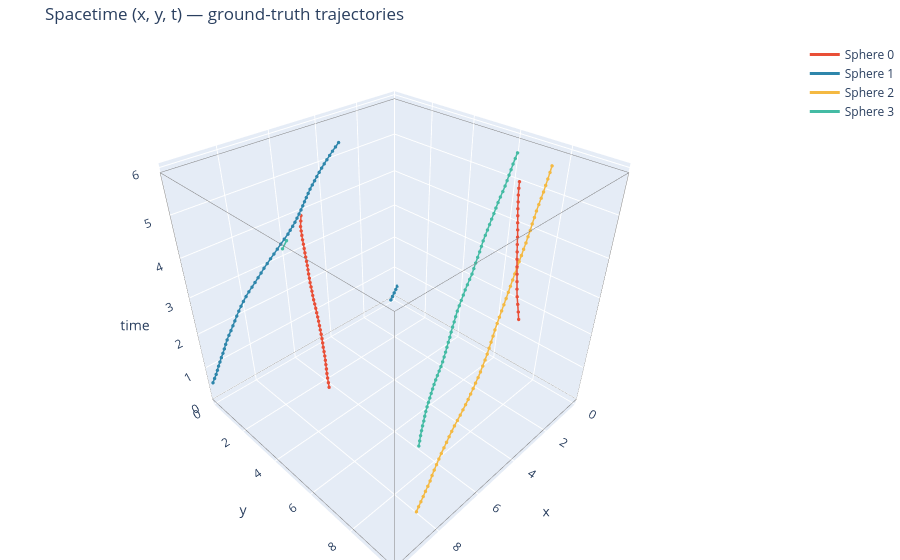
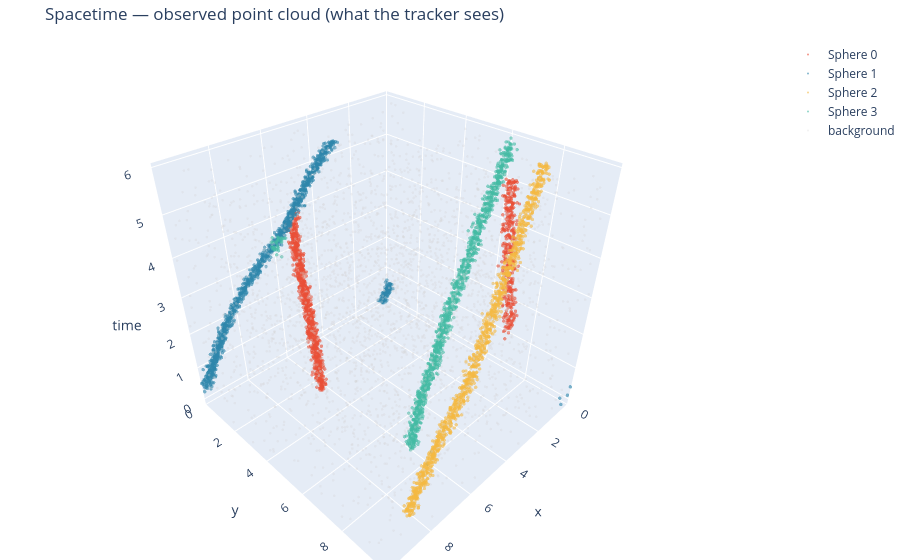
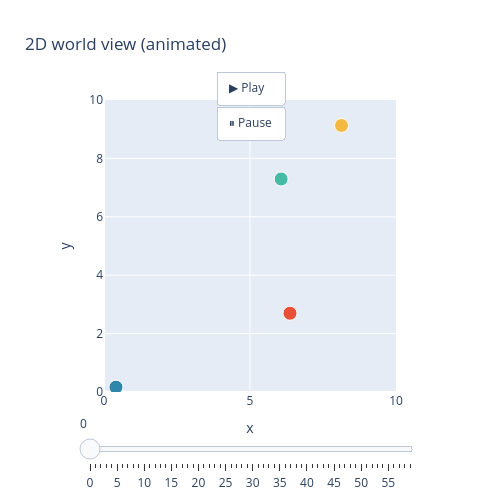

Source (notebook cell) for these figures, in order:
### Code cell
from tbc.synthesis import generate_dataset
from tbc.viz import plot_spacetime, plot_spacetime_dataset, animate_world

cfg_viz = SimConfig(
    cube_size=10.0, n_spheres=4, radius=0.5, elasticity=1.0,
    speed=1.0, motion_noise_std=0.05, n_timesteps=60,
    dt=0.1, n_inliers_per_sphere=20, n_background=50,
    obs_noise_std=0.1, seed=0,
)

ds = generate_dataset(cfg_viz)

plot_spacetime(ds.trajectory, cfg_viz).show()
plot_spacetime_dataset(ds).show()
animate_world(ds.trajectory, cfg_viz).show()

### Figure 1 — Plotly figure (JSON) as saved in the notebook; plotly's stock layout.template omitted (floating-point values rounded to 4 significant figures)
{"data": [{"line": {"color": "#E94F37", "width": 3}, "marker": {"color": "#E94F37", "size": 2}, "mode": "lines+markers", "name": "Sphere 0", "type": "scatter3d", "x": [6.37, 6.318, 6.271, 6.224, 6.17, 6.125, 6.082, 6.041, 6.005, 5.97, 5.931, 5.893, 5.859, 5.825, 5.795, 5.762, 5.736, 5.712, 5.683, 5.657, 5.639, 5.614, 5.586, 5.564, 5.539, 5.511, 5.484, 5.454, 5.429, 5.412, 5.392, 5.37, 5.347, 5.32, 5.296, 5.269, 5.24, 5.212, 5.108, 5.005, NaN, 4.903, 4.802, 4.7, 4.596, 4.485, 4.371, 4.261, 4.147, 4.032, 3.916, 3.797, 3.676, 3.566, 3.46, 3.359, 3.26, 3.156, 3.058, 2.959, 2.863], "y": [2.698, 2.609, 2.52, 2.435, 2.356, 2.285, 2.217, 2.147, 2.074, 1.999, 1.931, 1.861, 1.785, 1.709, 1.638, 1.561, 1.49, 1.418, 1.343, 1.266, 1.194, 1.127, 1.063, 0.9984, 0.9308, 0.8701, 0.8065, 0.7498, 0.7011, 0.6506, 0.594, 0.5382, 0.4863, 0.4276, 0.3671, 0.3103, 0.255, 0.1995, 0.1026, 0.003016, NaN, 9.902, 9.795, 9.682, 9.564, 9.456, 9.352, 9.252, 9.149, 9.043, 8.94, 8.839, 8.74, 8.641, 8.543, 8.452, 8.36, 8.274, 8.189, 8.112, 8.044], "z": [0.0, 0.09833, 0.1967, 0.295, 0.3933, 0.4917, 0.59, 0.6883, 0.7867, 0.885, 0.9833, 1.082, 1.18, 1.278, 1.377, 1.475, 1.573, 1.672, 1.77, 1.868, 1.967, 2.065, 2.163, 2.262, 2.36, 2.458, 2.557, 2.655, 2.753, 2.852, 2.95, 3.048, 3.147, 3.245, 3.343, 3.442, 3.54, 3.638, 3.737, 3.835, 3.933, 4.032, 4.13, 4.228, 4.327, 4.425, 4.523, 4.622, 4.72, 4.818, 4.917, 5.015, 5.113, 5.212, 5.31, 5.408, 5.507, 5.605, 5.703, 5.802, 5.9]}, {"line": {"color": "#2E86AB", "width": 3}, "marker": {"color": "#2E86AB", "size": 2}, "mode": "lines+markers", "name": "Sphere 1", "type": "scatter3d", "x": [0.4097, 0.312, 0.2106, 0.1102, 0.01657, NaN, 9.925, 9.827, 9.737, 9.656, 9.574, 9.49, 9.399, 9.305, 9.214, 9.123, 9.027, 8.92, 8.803, 8.686, 8.566, 8.452, 8.328, 8.201, 8.073, 7.937, 7.802, 7.662, 7.528, 7.387, 7.25, 7.115, 6.975, 6.832, 6.685, 6.536, 6.381, 6.221, 6.059, 5.985, 5.906, 5.828, 5.757, 5.684, 5.619, 5.558, 5.499, 5.442, 5.379, 5.319, 5.252, 5.185, 5.124, 5.056, 4.988, 4.924, 4.861, 4.798, 4.73, 4.664, 4.595], "y": [0.1653, 0.1771, 0.1843, 0.1933, 0.2062, NaN, 0.2131, 0.2166, 0.2268, 0.2303, 0.2284, 0.2344, 0.2334, 0.2354, 0.2337, 0.2249, 0.2173, 0.216, 0.214, 0.2047, 0.1942, 0.1839, 0.1724, 0.1679, 0.1715, 0.1789, 0.1977, 0.2319, 0.2654, 0.2929, 0.318, 0.3429, 0.3795, 0.4152, 0.4508, 0.4837, 0.5095, 0.5394, 0.5662, 0.6297, 0.6948, 0.7522, 0.8012, 0.8501, 0.8987, 0.9454, 0.9902, 1.041, 1.088, 1.136, 1.195, 1.259, 1.322, 1.384, 1.452, 1.53, 1.61, 1.694, 1.777, 1.868, 1.958], "z": [0.0, 0.09833, 0.1967, 0.295, 0.3933, 0.4917, 0.59, 0.6883, 0.7867, 0.885, 0.9833, 1.082, 1.18, 1.278, 1.377, 1.475, 1.573, 1.672, 1.77, 1.868, 1.967, 2.065, 2.163, 2.262, 2.36, 2.458, 2.557, 2.655, 2.753, 2.852, 2.95, 3.048, 3.147, 3.245, 3.343, 3.442, 3.54, 3.638, 3.737, 3.835, 3.933, 4.032, 4.13, 4.228, 4.327, 4.425, 4.523, 4.622, 4.72, 4.818, 4.917, 5.015, 5.113, 5.212, 5.31, 5.408, 5.507, 5.605, 5.703, 5.802, 5.9]}, {"line": {"color": "#F4B942", "width": 3}, "marker": {"color": "#F4B942", "size": 2}, "mode": "lines+markers", "name": "Sphere 2", "type": "scatter3d", "x": [8.133, 8.032, 7.93, 7.824, 7.72, 7.615, 7.509, 7.405, 7.298, 7.185, 7.07, 6.957, 6.833, 6.716, 6.598, 6.483, 6.368, 6.25, 6.134, 6.026, 5.923, 5.819, 5.717, 5.608, 5.503, 5.395, 5.286, 5.174, 5.054, 4.943, 4.837, 4.727, 4.611, 4.494, 4.363, 4.235, 4.113, 3.992, 3.866, 3.745, 3.627, 3.504, 3.39, 3.274, 3.153, 3.037, 2.915, 2.787, 2.668, 2.542, 2.415, 2.28, 2.15, 2.013, 1.882, 1.754, 1.62, 1.485, 1.348, 1.207], "y": [9.128, 9.125, 9.124, 9.121, 9.118, 9.117, 9.111, 9.094, 9.081, 9.072, 9.059, 9.051, 9.045, 9.042, 9.036, 9.036, 9.038, 9.046, 9.053, 9.06, 9.069, 9.072, 9.073, 9.072, 9.068, 9.066, 9.055, 9.039, 9.018, 8.998, 8.973, 8.946, 8.915, 8.88, 8.845, 8.815, 8.788, 8.762, 8.736, 8.708, 8.68, 8.653, 8.628, 8.605, 8.577, 8.556, 8.528, 8.501, 8.469, 8.442, 8.399, 8.364, 8.324, 8.29, 8.264, 8.236, 8.199, 8.16, 8.12, 8.074], "z": [0.0, 0.1, 0.2, 0.3, 0.4, 0.5, 0.6, 0.7, 0.8, 0.9, 1.0, 1.1, 1.2, 1.3, 1.4, 1.5, 1.6, 1.7, 1.8, 1.9, 2.0, 2.1, 2.2, 2.3, 2.4, 2.5, 2.6, 2.7, 2.8, 2.9, 3.0, 3.1, 3.2, 3.3, 3.4, 3.5, 3.6, 3.7, 3.8, 3.9, 4.0, 4.1, 4.2, 4.3, 4.4, 4.5, 4.6, 4.7, 4.8, 4.9, 5.0, 5.1, 5.2, 5.3, 5.4, 5.5, 5.6, 5.7, 5.8, 5.9]}, {"line": {"color": "#44BBA4", "width": 3}, "marker": {"color": "#44BBA4", "size": 2}, "mode": "lines+markers", "name": "Sphere 3", "type": "scatter3d", "x": [6.066, 5.977, 5.882, 5.792, 5.708, 5.618, 5.537, 5.456, 5.376, 5.298, 5.222, 5.144, 5.064, 4.988, 4.905, 4.822, 4.741, 4.658, 4.569, 4.481, 4.396, 4.314, 4.222, 4.128, 4.034, 3.94, 3.842, 3.741, 3.625, 3.506, 3.392, 3.272, 3.166, 3.053, 2.935, 2.813, 2.693, 2.572, 2.446, 2.322, 2.2, 2.086, 1.964, 1.846, 1.728, 1.605, 1.478, 1.355, 1.234, 1.107, 0.9757, 0.8503, 0.7347, 0.6188, 0.5001, 0.3797, 0.2541, 0.1159, NaN, 9.958, 9.797], "y": [7.295, 7.246, 7.196, 7.154, 7.121, 7.09, 7.057, 7.027, 7.007, 6.994, 6.986, 6.973, 6.96, 6.952, 6.947, 6.946, 6.947, 6.949, 6.939, 6.921, 6.902, 6.883, 6.857, 6.834, 6.804, 6.778, 6.754, 6.723, 6.687, 6.663, 6.644, 6.623, 6.607, 6.598, 6.584, 6.573, 6.543, 6.511, 6.482, 6.452, 6.419, 6.388, 6.368, 6.352, 6.332, 6.31, 6.289, 6.265, 6.243, 6.227, 6.212, 6.196, 6.174, 6.151, 6.128, 6.1, 6.079, 6.053, NaN, 6.029, 6.004], "z": [0.0, 0.09833, 0.1967, 0.295, 0.3933, 0.4917, 0.59, 0.6883, 0.7867, 0.885, 0.9833, 1.082, 1.18, 1.278, 1.377, 1.475, 1.573, 1.672, 1.77, 1.868, 1.967, 2.065, 2.163, 2.262, 2.36, 2.458, 2.557, 2.655, 2.753, 2.852, 2.95, 3.048, 3.147, 3.245, 3.343, 3.442, 3.54, 3.638, 3.737, 3.835, 3.933, 4.032, 4.13, 4.228, 4.327, 4.425, 4.523, 4.622, 4.72, 4.818, 4.917, 5.015, 5.113, 5.212, 5.31, 5.408, 5.507, 5.605, 5.703, 5.802, 5.9]}, {"line": {"color": "gray", "width": 1}, "mode": "lines", "name": "boundary", "showlegend": false, "type": "scatter3d", "x": [0, 10, null, 10, 10, null, 10, 0, null, 0, 0, null, 0, 10, null, 10, 10, null, 10, 0, null, 0, 0, null, 0, 0, null, 10, 10, null, 10, 10, null, 0, 0, null], "y": [0, 0, null, 0, 10, null, 10, 10, null, 10, 0, null, 0, 0, null, 0, 10, null, 10, 10, null, 10, 0, null, 0, 0, null, 0, 0, null, 10, 10, null, 10, 10, null], "z": [0, 0, null, 0, 0, null, 0, 0, null, 0, 0, null, 5.9, 5.9, null, 5.9, 5.9, null, 5.9, 5.9, null, 5.9, 5.9, null, 0, 5.9, null, 0, 5.9, null, 0, 5.9, null, 0, 5.9, null]}], "layout": {"margin": {"b": 0, "l": 0, "r": 0, "t": 40}, "scene": {"aspectmode": "cube", "xaxis": {"range": [0, 10], "title": {"text": "x"}}, "yaxis": {"range": [0, 10], "title": {"text": "y"}}, "zaxis": {"title": {"text": "time"}}}, "title": {"text": "Spacetime (x, y, t) — ground-truth trajectories"}}}

### Figure 2 — Plotly figure (JSON) as saved in the notebook; plotly's stock layout.template omitted (floating-point values rounded to 4 significant figures; data arrays with more than 128 entries replaced by an {"elided": "..."} marker saying what was removed)
{"data": [{"marker": {"color": "#E94F37", "opacity": 0.6, "size": 2}, "mode": "markers", "name": "Sphere 0", "type": "scatter3d", "x": {"elided": "1200 float values"}, "y": {"elided": "1200 float values"}, "z": {"elided": "1200 float values"}}, {"marker": {"color": "#2E86AB", "opacity": 0.6, "size": 2}, "mode": "markers", "name": "Sphere 1", "type": "scatter3d", "x": {"elided": "1200 float values"}, "y": {"elided": "1200 float values"}, "z": {"elided": "1200 float values"}}, {"marker": {"color": "#F4B942", "opacity": 0.6, "size": 2}, "mode": "markers", "name": "Sphere 2", "type": "scatter3d", "x": {"elided": "1200 float values"}, "y": {"elided": "1200 float values"}, "z": {"elided": "1200 float values"}}, {"marker": {"color": "#44BBA4", "opacity": 0.6, "size": 2}, "mode": "markers", "name": "Sphere 3", "type": "scatter3d", "x": {"elided": "1200 float values"}, "y": {"elided": "1200 float values"}, "z": {"elided": "1200 float values"}}, {"marker": {"color": "lightgray", "opacity": 0.3, "size": 1.5}, "mode": "markers", "name": "background", "type": "scatter3d", "x": {"elided": "3000 float values"}, "y": {"elided": "3000 float values"}, "z": {"elided": "3000 float values"}}], "layout": {"margin": {"b": 0, "l": 0, "r": 0, "t": 40}, "scene": {"aspectmode": "cube", "xaxis": {"range": [0, 10], "title": {"text": "x"}}, "yaxis": {"range": [0, 10], "title": {"text": "y"}}, "zaxis": {"title": {"text": "time"}}}, "title": {"text": "Spacetime — observed point cloud (what the tracker sees)"}}}

### Figure 3 — Plotly figure (JSON) as saved in the notebook; plotly's stock layout.template omitted (floating-point values rounded to 4 significant figures)
{"data": [{"marker": {"color": ["#E94F37", "#2E86AB", "#F4B942", "#44BBA4"], "line": {"color": "white", "width": 1}, "size": 14}, "mode": "markers", "type": "scatter", "x": [6.37, 0.4097, 8.133, 6.066], "y": [2.698, 0.1653, 9.128, 7.295]}], "layout": {"height": 500, "sliders": [{"len": 1, "steps": [{"args": [["0"], {"frame": {"duration": 0, "redraw": true}, "mode": "immediate"}], "label": "0", "method": "animate"}, {"args": [["1"], {"frame": {"duration": 0, "redraw": true}, "mode": "immediate"}], "label": "1", "method": "animate"}, {"args": [["2"], {"frame": {"duration": 0, "redraw": true}, "mode": "immediate"}], "label": "2", "method": "animate"}, {"args": [["3"], {"frame": {"duration": 0, "redraw": true}, "mode": "immediate"}], "label": "3", "method": "animate"}, {"args": [["4"], {"frame": {"duration": 0, "redraw": true}, "mode": "immediate"}], "label": "4", "method": "animate"}, {"args": [["5"], {"frame": {"duration": 0, "redraw": true}, "mode": "immediate"}], "label": "5", "method": "animate"}, {"args": [["6"], {"frame": {"duration": 0, "redraw": true}, "mode": "immediate"}], "label": "6", "method": "animate"}, {"args": [["7"], {"frame": {"duration": 0, "redraw": true}, "mode": "immediate"}], "label": "7", "method": "animate"}, {"args": [["8"], {"frame": {"duration": 0, "redraw": true}, "mode": "immediate"}], "label": "8", "method": "animate"}, {"args": [["9"], {"frame": {"duration": 0, "redraw": true}, "mode": "immediate"}], "label": "9", "method": "animate"}, {"args": [["10"], {"frame": {"duration": 0, "redraw": true}, "mode": "immediate"}], "label": "10", "method": "animate"}, {"args": [["11"], {"frame": {"duration": 0, "redraw": true}, "mode": "immediate"}], "label": "11", "method": "animate"}, {"args": [["12"], {"frame": {"duration": 0, "redraw": true}, "mode": "immediate"}], "label": "12", "method": "animate"}, {"args": [["13"], {"frame": {"duration": 0, "redraw": true}, "mode": "immediate"}], "label": "13", "method": "animate"}, {"args": [["14"], {"frame": {"duration": 0, "redraw": true}, "mode": "immediate"}], "label": "14", "method": "animate"}, {"args": [["15"], {"frame": {"duration": 0, "redraw": true}, "mode": "immediate"}], "label": "15", "method": "animate"}, {"args": [["16"], {"frame": {"duration": 0, "redraw": true}, "mode": "immediate"}], "label": "16", "method": "animate"}, {"args": [["17"], {"frame": {"duration": 0, "redraw": true}, "mode": "immediate"}], "label": "17", "method": "animate"}, {"args": [["18"], {"frame": {"duration": 0, "redraw": true}, "mode": "immediate"}], "label": "18", "method": "animate"}, {"args": [["19"], {"frame": {"duration": 0, "redraw": true}, "mode": "immediate"}], "label": "19", "method": "animate"}, {"args": [["20"], {"frame": {"duration": 0, "redraw": true}, "mode": "immediate"}], "label": "20", "method": "animate"}, {"args": [["21"], {"frame": {"duration": 0, "redraw": true}, "mode": "immediate"}], "label": "21", "method": "animate"}, {"args": [["22"], {"frame": {"duration": 0, "redraw": true}, "mode": "immediate"}], "label": "22", "method": "animate"}, {"args": [["23"], {"frame": {"duration": 0, "redraw": true}, "mode": "immediate"}], "label": "23", "method": "animate"}, {"args": [["24"], {"frame": {"duration": 0, "redraw": true}, "mode": "immediate"}], "label": "24", "method": "animate"}, {"args": [["25"], {"frame": {"duration": 0, "redraw": true}, "mode": "immediate"}], "label": "25", "method": "animate"}, {"args": [["26"], {"frame": {"duration": 0, "redraw": true}, "mode": "immediate"}], "label": "26", "method": "animate"}, {"args": [["27"], {"frame": {"duration": 0, "redraw": true}, "mode": "immediate"}], "label": "27", "method": "animate"}, {"args": [["28"], {"frame": {"duration": 0, "redraw": true}, "mode": "immediate"}], "label": "28", "method": "animate"}, {"args": [["29"], {"frame": {"duration": 0, "redraw": true}, "mode": "immediate"}], "label": "29", "method": "animate"}, {"args": [["30"], {"frame": {"duration": 0, "redraw": true}, "mode": "immediate"}], "label": "30", "method": "animate"}, {"args": [["31"], {"frame": {"duration": 0, "redraw": true}, "mode": "immediate"}], "label": "31", "method": "animate"}, {"args": [["32"], {"frame": {"duration": 0, "redraw": true}, "mode": "immediate"}], "label": "32", "method": "animate"}, {"args": [["33"], {"frame": {"duration": 0, "redraw": true}, "mode": "immediate"}], "label": "33", "method": "animate"}, {"args": [["34"], {"frame": {"duration": 0, "redraw": true}, "mode": "immediate"}], "label": "34", "method": "animate"}, {"args": [["35"], {"frame": {"duration": 0, "redraw": true}, "mode": "immediate"}], "label": "35", "method": "animate"}, {"args": [["36"], {"frame": {"duration": 0, "redraw": true}, "mode": "immediate"}], "label": "36", "method": "animate"}, {"args": [["37"], {"frame": {"duration": 0, "redraw": true}, "mode": "immediate"}], "label": "37", "method": "animate"}, {"args": [["38"], {"frame": {"duration": 0, "redraw": true}, "mode": "immediate"}], "label": "38", "method": "animate"}, {"args": [["39"], {"frame": {"duration": 0, "redraw": true}, "mode": "immediate"}], "label": "39", "method": "animate"}, {"args": [["40"], {"frame": {"duration": 0, "redraw": true}, "mode": "immediate"}], "label": "40", "method": "animate"}, {"args": [["41"], {"frame": {"duration": 0, "redraw": true}, "mode": "immediate"}], "label": "41", "method": "animate"}, {"args": [["42"], {"frame": {"duration": 0, "redraw": true}, "mode": "immediate"}], "label": "42", "method": "animate"}, {"args": [["43"], {"frame": {"duration": 0, "redraw": true}, "mode": "immediate"}], "label": "43", "method": "animate"}, {"args": [["44"], {"frame": {"duration": 0, "redraw": true}, "mode": "immediate"}], "label": "44", "method": "animate"}, {"args": [["45"], {"frame": {"duration": 0, "redraw": true}, "mode": "immediate"}], "label": "45", "method": "animate"}, {"args": [["46"], {"frame": {"duration": 0, "redraw": true}, "mode": "immediate"}], "label": "46", "method": "animate"}, {"args": [["47"], {"frame": {"duration": 0, "redraw": true}, "mode": "immediate"}], "label": "47", "method": "animate"}, {"args": [["48"], {"frame": {"duration": 0, "redraw": true}, "mode": "immediate"}], "label": "48", "method": "animate"}, {"args": [["49"], {"frame": {"duration": 0, "redraw": true}, "mode": "immediate"}], "label": "49", "method": "animate"}, {"args": [["50"], {"frame": {"duration": 0, "redraw": true}, "mode": "immediate"}], "label": "50", "method": "animate"}, {"args": [["51"], {"frame": {"duration": 0, "redraw": true}, "mode": "immediate"}], "label": "51", "method": "animate"}, {"args": [["52"], {"frame": {"duration": 0, "redraw": true}, "mode": "immediate"}], "label": "52", "method": "animate"}, {"args": [["53"], {"frame": {"duration": 0, "redraw": true}, "mode": "immediate"}], "label": "53", "method": "animate"}, {"args": [["54"], {"frame": {"duration": 0, "redraw": true}, "mode": "immediate"}], "label": "54", "method": "animate"}, {"args": [["55"], {"frame": {"duration": 0, "redraw": true}, "mode": "immediate"}], "label": "55", "method": "animate"}, {"args": [["56"], {"frame": {"duration": 0, "redraw": true}, "mode": "immediate"}], "label": "56", "method": "animate"}, {"args": [["57"], {"frame": {"duration": 0, "redraw": true}, "mode": "immediate"}], "label": "57", "method": "animate"}, {"args": [["58"], {"frame": {"duration": 0, "redraw": true}, "mode": "immediate"}], "label": "58", "method": "animate"}, {"args": [["59"], {"frame": {"duration": 0, "redraw": true}, "mode": "immediate"}], "label": "59", "method": "animate"}], "x": 0, "y": 0}], "title": {"text": "2D world view (animated)"}, "updatemenus": [{"buttons": [{"args": [null, {"frame": {"duration": 100, "redraw": true}, "fromcurrent": true}], "label": "▶ Play", "method": "animate"}, {"args": [[null], {"frame": {"duration": 0, "redraw": false}, "mode": "immediate"}], "label": "⏸ Pause", "method": "animate"}], "showactive": false, "type": "buttons", "x": 0.5, "xanchor": "center", "y": 1.1}], "width": 500, "xaxis": {"constrain": "domain", "range": [0, 10], "title": {"text": "x"}}, "yaxis": {"range": [0, 10], "scaleanchor": "x", "title": {"text": "y"}}}}
